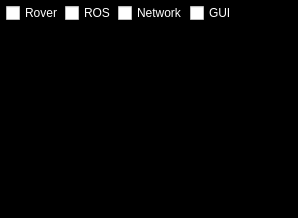
  <widget class="QDockWidget" name="logDockWidget">
   <property name="styleSheet">
    <string notr="true">QDockWidget {background-color:black; color:white;}</string>
   </property>
   <property name="features">
    <set>QDockWidget::DockWidgetFloatable|QDockWidget::DockWidgetMovable</set>
   </property>
   <property name="allowedAreas">
    <set>Qt::AllDockWidgetAreas</set>
   </property>
   <property name="windowTitle">
    <string>Log</string>
   </property>
   <attribute name="dockWidgetArea">
    <number>2</number>
   </attribute>
   <widget class="QWidget" name="dockWidgetContents_2">
    <layout class="QHBoxLayout" name="horizontalLayout_3">
     <property name="spacing">
      <number>0</number>
     </property>
     <property name="leftMargin">
      <number>0</number>
     </property>
     <property name="topMargin">
      <number>0</number>
     </property>
     <property name="bottomMargin">
      <number>0</number>
     </property>
     <item>
      <widget class="QFrame" name="frame_6">
       <property name="sizePolicy">
        <sizepolicy hsizetype="MinimumExpanding" vsizetype="MinimumExpanding">
         <horstretch>0</horstretch>
         <verstretch>0</verstretch>
        </sizepolicy>
       </property>
       <property name="styleSheet">
        <string notr="true">QFrame{background-color:black;}</string>
       </property>
       <property name="frameShape">
        <enum>QFrame::StyledPanel</enum>
       </property>
       <property name="frameShadow">
        <enum>QFrame::Sunken</enum>
       </property>
       <layout class="QVBoxLayout" name="verticalLayout_7">
        <property name="spacing">
         <number>0</number>
        </property>
        <property name="leftMargin">
         <number>0</number>
        </property>
        <property name="topMargin">
         <number>0</number>
        </property>
        <property name="rightMargin">
         <number>2</number>
        </property>
        <property name="bottomMargin">
         <number>0</number>
        </property>
        <item>
         <widget class="QWidget" name="widget_7" native="true">
          <layout class="QHBoxLayout" name="horizontalLayout_5">
           <property name="spacing">
            <number>2</number>
           </property>
           <property name="leftMargin">
            <number>5</number>
           </property>
           <property name="topMargin">
            <number>2</number>
           </property>
           <property name="bottomMargin">
            <number>2</number>
           </property>
           <item>
            <widget class="QWidget" name="logSelectorContainer" native="true">
             <property name="minimumSize">
              <size>
               <width>0</width>
               <height>20</height>
              </size>
             </property>
             <layout class="QHBoxLayout" name="horizontalLayout_9">
              <property name="spacing">
               <number>2</number>
              </property>
              <property name="leftMargin">
               <number>0</number>
              </property>
              <property name="topMargin">
               <number>0</number>
              </property>
              <property name="rightMargin">
               <number>0</number>
              </property>
              <property name="bottomMargin">
               <number>0</number>
              </property>
              <item>
               <widget class="QCheckBox" name="roverLogCheckbox">
                <property name="styleSheet">
                 <string notr="true">QCheckBox{color:white;}</string>
                </property>
                <property name="text">
                 <string>Rover</string>
                </property>
               </widget>
              </item>
              <item>
               <widget class="QCheckBox" name="checkBox">
                <property name="styleSheet">
                 <string notr="true">QCheckBox{color:white;}</string>
                </property>
                <property name="text">
                 <string>ROS</string>
                </property>
               </widget>
              </item>
              <item>
               <widget class="QCheckBox" name="checkBox_2">
                <property name="styleSheet">
                 <string notr="true">QCheckBox{color:white;}</string>
                </property>
                <property name="text">
                 <string>Network</string>
                </property>
               </widget>
              </item>
              <item>
               <widget class="QCheckBox" name="guiLogCheckbox">
                <property name="styleSheet">
                 <string notr="true">QCheckBox{color:white;}</string>
                </property>
                <property name="text">
                 <string>GUI</string>
                </property>
               </widget>
              </item>
             </layout>
            </widget>
           </item>
           <item>
            <spacer name="horizontalSpacer_9">
             <property name="orientation">
              <enum>Qt::Horizontal</enum>
             </property>
             <property name="sizeHint" stdset="0">
              <size>
               <width>40</width>
               <height>20</height>
              </size>
             </property>
            </spacer>
           </item>
          </layout>
         </widget>
        </item>
        <item>
         <widget class="QTextEdit" name="tv_log">
          <property name="palette">
           <palette>
            <active>
             <colorrole role="WindowText">
              <brush brushstyle="SolidPattern">
               <color alpha="255">
                <red>0</red>
                <green>0</green>
                <blue>0</blue>
               </color>
              </brush>
             </colorrole>
             <colorrole role="Button">
              <brush brushstyle="SolidPattern">
               <color alpha="255">
                <red>0</red>
                <green>0</green>
                <blue>0</blue>
               </color>
              </brush>
             </colorrole>
             <colorrole role="Light">
              <brush brushstyle="SolidPattern">
               <color alpha="255">
                <red>190</red>
                <green>190</green>
                <blue>190</blue>
               </color>
              </brush>
             </colorrole>
             <colorrole role="Midlight">
              <brush brushstyle="SolidPattern">
               <color alpha="255">
                <red>227</red>
                <green>227</green>
                <blue>227</blue>
               </color>
              </brush>
             </colorrole>
             <colorrole role="Dark">
              <brush brushstyle="SolidPattern">
               <color alpha="255">
                <red>99</red>
                <green>99</green>
                <blue>99</blue>
               </color>
              </brush>
             </colorrole>
             <colorrole role="Mid">
              <brush brushstyle="SolidPattern">
               <color alpha="255">
                <red>133</red>
                <green>133</green>
                <blue>133</blue>
               </color>
              </brush>
             </colorrole>
             <colorrole role="Text">
              <brush brushstyle="SolidPattern">
               <color alpha="255">
                <red>0</red>
                <green>0</green>
                <blue>0</blue>
               </color>
              </brush>
             </colorrole>
             <colorrole role="BrightText">
              <brush brushstyle="SolidPattern">
               <color alpha="255">
                <red>180</red>
                <green>180</green>
                <blue>174</blue>
               </color>
              </brush>
             </colorrole>
             <colorrole role="ButtonText">
              <brush brushstyle="SolidPattern">
               <color alpha="255">
                <red>0</red>
                <green>0</green>
                <blue>0</blue>
               </color>
              </brush>
             </colorrole>
             <colorrole role="Base">
              <brush brushstyle="SolidPattern">
               <color alpha="255">
                <red>0</red>
                <green>0</green>
                <blue>0</blue>
               </color>
              </brush>
             </colorrole>
             <colorrole role="Window">
              <brush brushstyle="SolidPattern">
               <color alpha="255">
                <red>0</red>
                <green>0</green>
                <blue>0</blue>
               </color>
              </brush>
             </colorrole>
             <colorrole role="Shadow">
              <brush brushstyle="SolidPattern">
               <color alpha="255">
                <red>0</red>
                <green>0</green>
                <blue>0</blue>
               </color>
              </brush>
             </colorrole>
             <colorrole role="AlternateBase">
              <brush brushstyle="SolidPattern">
               <color alpha="255">
                <red>227</red>
                <green>227</green>
                <blue>227</blue>
               </color>
              </brush>
             </colorrole>
             <colorrole role="ToolTipBase">
              <brush brushstyle="SolidPattern">
               <color alpha="255">
                <red>255</red>
                <green>255</green>
                <blue>220</blue>
               </color>
              </brush>
             </colorrole>
             <colorrole role="ToolTipText">
              <brush brushstyle="SolidPattern">
               <color alpha="255">
                <red>0</red>
                <green>0</green>
                <blue>0</blue>
               </color>
              </brush>
             </colorrole>
            </active>
            <inactive>
             <colorrole role="WindowText">
              <brush brushstyle="SolidPattern">
               <color alpha="255">
                <red>0</red>
                <green>0</green>
                <blue>0</blue>
               </color>
              </brush>
             </colorrole>
             <colorrole role="Button">
              <brush brushstyle="SolidPattern">
               <color alpha="255">
                <red>0</red>
                <green>0</green>
                <blue>0</blue>
               </color>
              </brush>
             </colorrole>
             <colorrole role="Light">
              <brush brushstyle="SolidPattern">
               <color alpha="255">
                <red>190</red>
                <green>190</green>
                <blue>190</blue>
               </color>
              </brush>
             </colorrole>
             <colorrole role="Midlight">
              <brush brushstyle="SolidPattern">
               <color alpha="255">
                <red>227</red>
                <green>227</green>
                <blue>227</blue>
               </color>
              </brush>
             </colorrole>
             <colorrole role="Dark">
              <brush brushstyle="SolidPattern">
               <color alpha="255">
                <red>99</red>
                <green>99</green>
                <blue>99</blue>
               </color>
              </brush>
             </colorrole>
             <colorrole role="Mid">
              <brush brushstyle="SolidPattern">
               <color alpha="255">
                <red>133</red>
                <green>133</green>
                <blue>133</blue>
               </color>
              </brush>
             </colorrole>
             <colorrole role="Text">
              <brush brushstyle="SolidPattern">
               <color alpha="255">
                <red>0</red>
                <green>0</green>
                <blue>0</blue>
               </color>
              </brush>
             </colorrole>
             <colorrole role="BrightText">
              <brush brushstyle="SolidPattern">
               <color alpha="255">
                <red>180</red>
                <green>180</green>
                <blue>174</blue>
               </color>
              </brush>
             </colorrole>
             <colorrole role="ButtonText">
              <brush brushstyle="SolidPattern">
               <color alpha="255">
                <red>0</red>
                <green>0</green>
                <blue>0</blue>
               </color>
              </brush>
             </colorrole>
             <colorrole role="Base">
              <brush brushstyle="SolidPattern">
               <color alpha="255">
                <red>0</red>
                <green>0</green>
                <blue>0</blue>
               </color>
              </brush>
             </colorrole>
             <colorrole role="Window">
              <brush brushstyle="SolidPattern">
               <color alpha="255">
                <red>0</red>
                <green>0</green>
                <blue>0</blue>
               </color>
              </brush>
             </colorrole>
             <colorrole role="Shadow">
              <brush brushstyle="SolidPattern">
               <color alpha="255">
                <red>0</red>
                <green>0</green>
                <blue>0</blue>
               </color>
              </brush>
             </colorrole>
             <colorrole role="AlternateBase">
              <brush brushstyle="SolidPattern">
               <color alpha="255">
                <red>227</red>
                <green>227</green>
                <blue>227</blue>
               </color>
              </brush>
             </colorrole>
             <colorrole role="ToolTipBase">
              <brush brushstyle="SolidPattern">
               <color alpha="255">
                <red>255</red>
                <green>255</green>
                <blue>220</blue>
               </color>
              </brush>
             </colorrole>
             <colorrole role="ToolTipText">
              <brush brushstyle="SolidPattern">
               <color alpha="255">
                <red>0</red>
                <green>0</green>
                <blue>0</blue>
               </color>
              </brush>
             </colorrole>
            </inactive>
            <disabled>
             <colorrole role="WindowText">
              <brush brushstyle="SolidPattern">
               <color alpha="255">
                <red>99</red>
                <green>99</green>
                <blue>99</blue>
               </color>
              </brush>
             </colorrole>
             <colorrole role="Button">
              <brush brushstyle="SolidPattern">
               <color alpha="255">
                <red>0</red>
                <green>0</green>
                <blue>0</blue>
               </color>
              </brush>
             </colorrole>
             <colorrole role="Light">
              <brush brushstyle="SolidPattern">
               <color alpha="255">
                <red>190</red>
                <green>190</green>
                <blue>190</blue>
               </color>
              </brush>
             </colorrole>
             <colorrole role="Midlight">
              <brush brushstyle="SolidPattern">
               <color alpha="255">
                <red>227</red>
                <green>227</green>
                <blue>227</blue>
               </color>
              </brush>
             </colorrole>
             <colorrole role="Dark">
              <brush brushstyle="SolidPattern">
               <color alpha="255">
                <red>99</red>
                <green>99</green>
                <blue>99</blue>
               </color>
              </brush>
             </colorrole>
             <colorrole role="Mid">
              <brush brushstyle="SolidPattern">
               <color alpha="255">
                <red>133</red>
                <green>133</green>
                <blue>133</blue>
               </color>
              </brush>
             </colorrole>
             <colorrole role="Text">
              <brush brushstyle="SolidPattern">
               <color alpha="255">
                <red>99</red>
                <green>99</green>
                <blue>99</blue>
               </color>
              </brush>
             </colorrole>
             <colorrole role="BrightText">
              <brush brushstyle="SolidPattern">
               <color alpha="255">
                <red>180</red>
                <green>180</green>
                <blue>174</blue>
               </color>
              </brush>
             </colorrole>
             <colorrole role="ButtonText">
              <brush brushstyle="SolidPattern">
               <color alpha="255">
                <red>99</red>
                <green>99</green>
                <blue>99</blue>
               </color>
              </brush>
             </colorrole>
             <colorrole role="Base">
              <brush brushstyle="SolidPattern">
               <color alpha="255">
                <red>0</red>
                <green>0</green>
                <blue>0</blue>
               </color>
              </brush>
             </colorrole>
             <colorrole role="Window">
              <brush brushstyle="SolidPattern">
               <color alpha="255">
                <red>0</red>
                <green>0</green>
                <blue>0</blue>
               </color>
              </brush>
             </colorrole>
             <colorrole role="Shadow">
              <brush brushstyle="SolidPattern">
               <color alpha="255">
                <red>0</red>
                <green>0</green>
                <blue>0</blue>
               </color>
              </brush>
             </colorrole>
             <colorrole role="AlternateBase">
              <brush brushstyle="SolidPattern">
               <color alpha="255">
                <red>199</red>
                <green>199</green>
                <blue>199</blue>
               </color>
              </brush>
             </colorrole>
             <colorrole role="ToolTipBase">
              <brush brushstyle="SolidPattern">
               <color alpha="255">
                <red>255</red>
                <green>255</green>
                <blue>220</blue>
               </color>
              </brush>
             </colorrole>
             <colorrole role="ToolTipText">
              <brush brushstyle="SolidPattern">
               <color alpha="255">
                <red>0</red>
                <green>0</green>
                <blue>0</blue>
               </color>
              </brush>
             </colorrole>
            </disabled>
           </palette>
          </property>
          <property name="readOnly">
           <bool>true</bool>
          </property>
         </widget>
        </item>
       </layout>
      </widget>
     </item>
    </layout>
   </widget>
  </widget>
